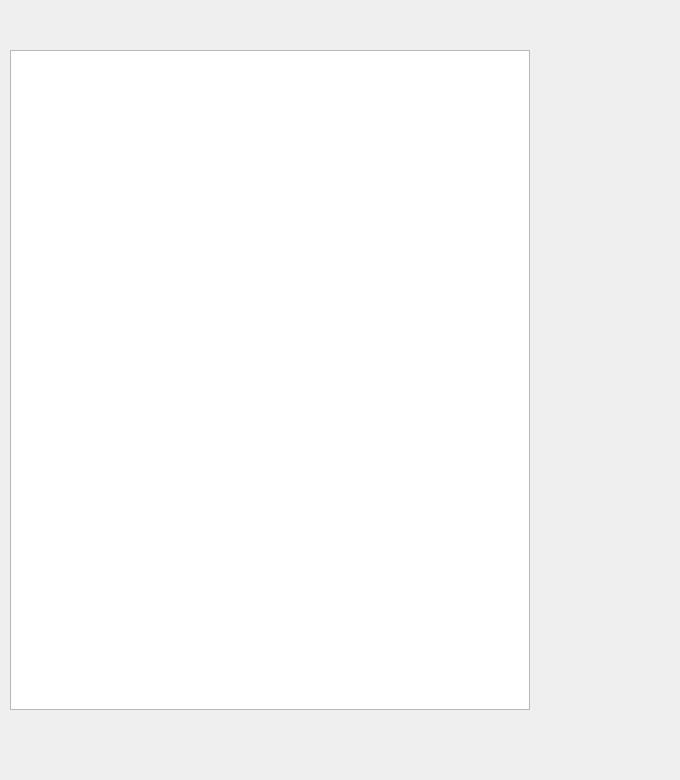
<?xml version="1.0" encoding="UTF-8"?>
<ui version="4.0">
 <class>Readme</class>
 <widget class="QDialog" name="Readme">
  <property name="geometry">
   <rect>
    <x>0</x>
    <y>0</y>
    <width>680</width>
    <height>780</height>
   </rect>
  </property>
  <property name="windowTitle">
   <string>Readme</string>
  </property>
  <widget class="QTextEdit" name="textEdit">
   <property name="geometry">
    <rect>
     <x>10</x>
     <y>50</y>
     <width>520</width>
     <height>660</height>
    </rect>
   </property>
   <property name="autoFillBackground">
    <bool>false</bool>
   </property>
   <property name="sizeAdjustPolicy">
    <enum>QAbstractScrollArea::AdjustToContentsOnFirstShow</enum>
   </property>
   <property name="acceptRichText">
    <bool>true</bool>
   </property>
  </widget>
 </widget>
 <resources/>
 <connections/>
</ui>
